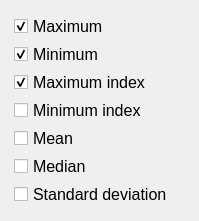
                            <widget class="QWidget" name="scrollAreaWidgetContents">
                             <property name="geometry">
                              <rect>
                               <x>0</x>
                               <y>0</y>
                               <width>199</width>
                               <height>189</height>
                              </rect>
                             </property>
                             <layout class="QVBoxLayout" name="verticalLayout_4">
                              <item>
                               <widget class="QWidget" name="widget" native="true">
                                <layout class="QVBoxLayout" name="verticalLayout">
                                 <property name="spacing">
                                  <number>3</number>
                                 </property>
                                 <property name="leftMargin">
                                  <number>3</number>
                                 </property>
                                 <property name="topMargin">
                                  <number>3</number>
                                 </property>
                                 <property name="rightMargin">
                                  <number>3</number>
                                 </property>
                                 <property name="bottomMargin">
                                  <number>3</number>
                                 </property>
                                 <item>
                                  <widget class="QCheckBox" name="checkBox_5">
                                   <property name="font">
                                    <font>
                                     <family>Arial</family>
                                     <pointsize>12</pointsize>
                                    </font>
                                   </property>
                                   <property name="text">
                                    <string>Maximum</string>
                                   </property>
                                   <property name="checked">
                                    <bool>true</bool>
                                   </property>
                                  </widget>
                                 </item>
                                 <item>
                                  <widget class="QCheckBox" name="checkBox_7">
                                   <property name="font">
                                    <font>
                                     <family>Arial</family>
                                     <pointsize>12</pointsize>
                                    </font>
                                   </property>
                                   <property name="text">
                                    <string>Minimum</string>
                                   </property>
                                   <property name="checked">
                                    <bool>true</bool>
                                   </property>
                                  </widget>
                                 </item>
                                 <item>
                                  <widget class="QCheckBox" name="checkBox_6">
                                   <property name="font">
                                    <font>
                                     <family>Arial</family>
                                     <pointsize>12</pointsize>
                                    </font>
                                   </property>
                                   <property name="text">
                                    <string>Maximum index</string>
                                   </property>
                                   <property name="checked">
                                    <bool>true</bool>
                                   </property>
                                  </widget>
                                 </item>
                                 <item>
                                  <widget class="QCheckBox" name="checkBox_8">
                                   <property name="font">
                                    <font>
                                     <family>Arial</family>
                                     <pointsize>12</pointsize>
                                    </font>
                                   </property>
                                   <property name="text">
                                    <string>Minimum index</string>
                                   </property>
                                  </widget>
                                 </item>
                                 <item>
                                  <widget class="QCheckBox" name="checkBox_10">
                                   <property name="font">
                                    <font>
                                     <family>Arial</family>
                                     <pointsize>12</pointsize>
                                    </font>
                                   </property>
                                   <property name="text">
                                    <string>Mean</string>
                                   </property>
                                  </widget>
                                 </item>
                                 <item>
                                  <widget class="QCheckBox" name="checkBox_11">
                                   <property name="font">
                                    <font>
                                     <family>Arial</family>
                                     <pointsize>12</pointsize>
                                    </font>
                                   </property>
                                   <property name="text">
                                    <string>Median</string>
                                   </property>
                                  </widget>
                                 </item>
                                 <item>
                                  <widget class="QCheckBox" name="checkBox_9">
                                   <property name="font">
                                    <font>
                                     <family>Arial</family>
                                     <pointsize>12</pointsize>
                                    </font>
                                   </property>
                                   <property name="text">
                                    <string>Standard deviation</string>
                                   </property>
                                  </widget>
                                 </item>
                                </layout>
                               </widget>
                              </item>
                             </layout>
                            </widget>
